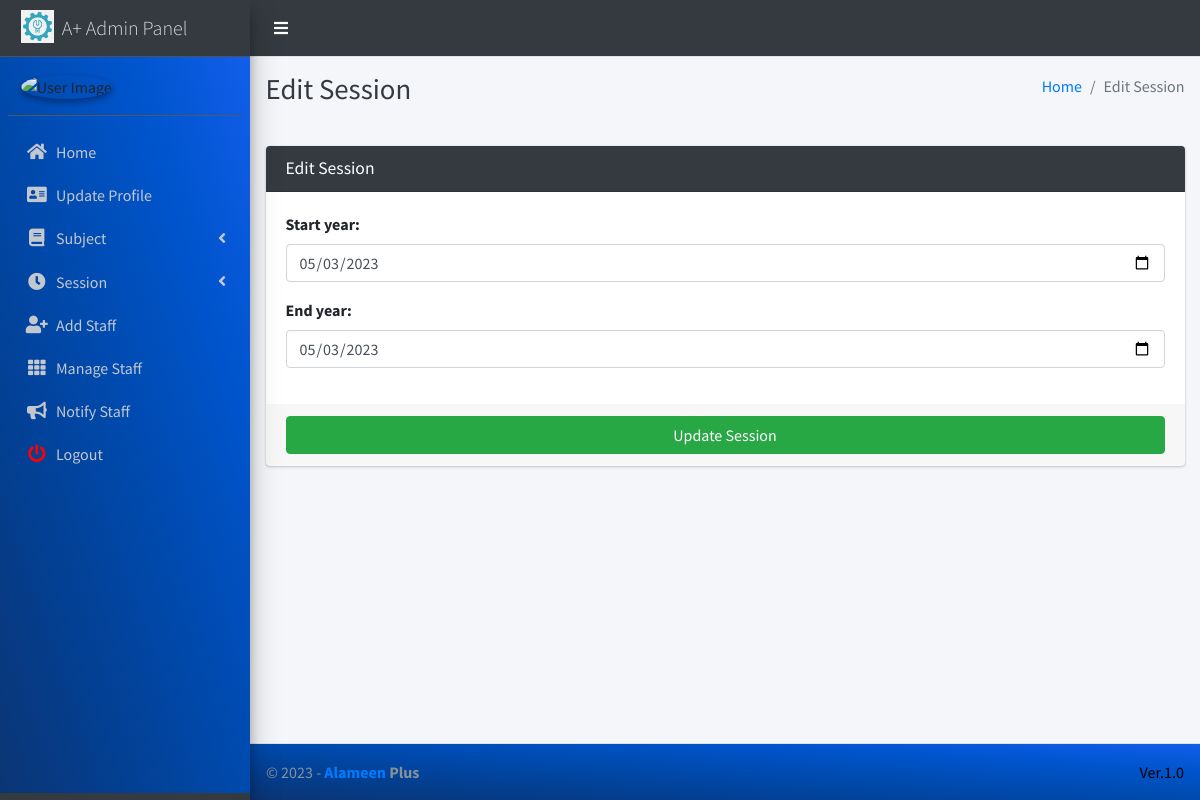
The page /session/edit/1 (signed in) on the database as committed earlier.
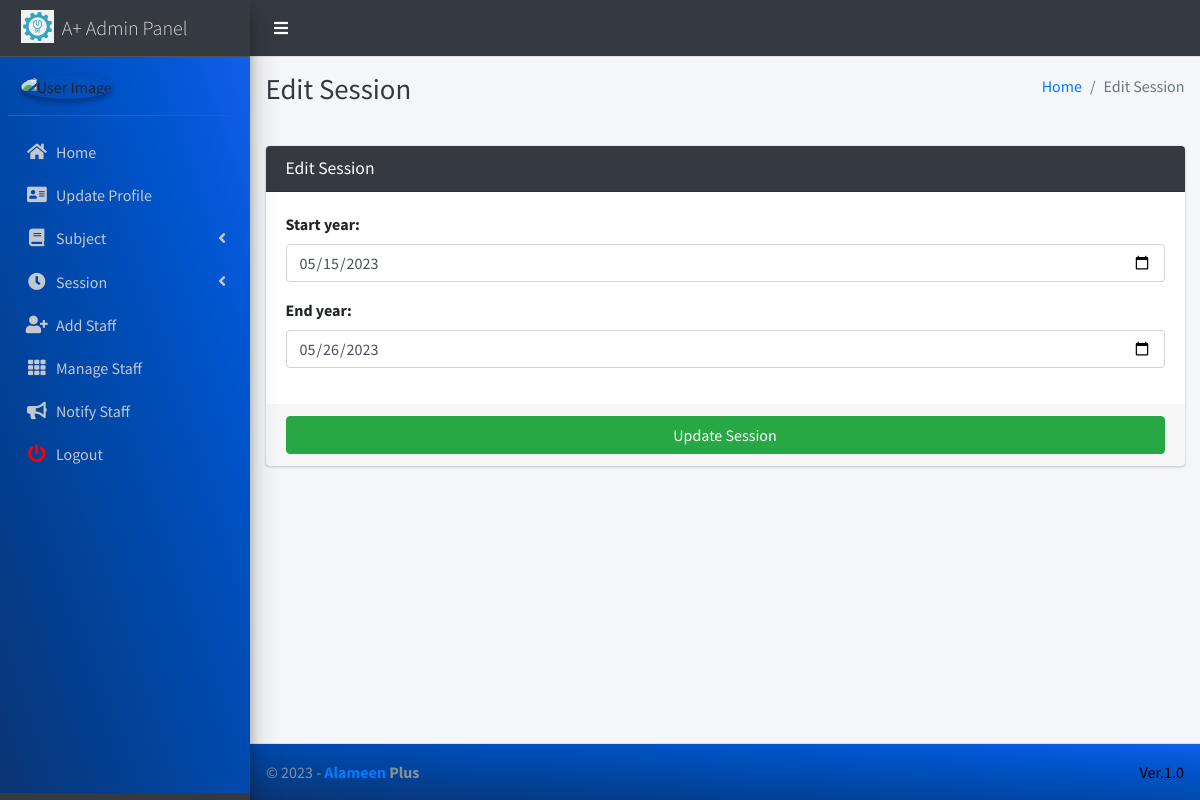
The same page on the database as committed later.
### main_app/models.py (models this page shows, shortened)
class Session(models.Model):
    start_year = models.DateField()
    end_year = models.DateField()

### main_app/hod_views.py (the view)
@login_required(redirect_field_name="user_login")
@login_required(redirect_field_name="user_login")
def edit_session(request, session_id):
    instance = get_object_or_404(Session, id=session_id)
    form = SessionForm(request.POST or None, instance=instance)
    context = {'form': form, 'session_id': session_id,
               'page_title': 'Edit Session'}
    if request.method == 'POST':
        if form.is_valid():
            try:
                form.save()
                sweetify.success(request, "Session Updated")
                return redirect(reverse('edit_session', args=[session_id]))
            except Exception as e:
                messages.error(
                    request, "Session Could Not Be Updated " + str(e))
                return render(request, "hod_template/edit_session_template.html", context)
        else:
            sweetify.error(request, "Invalid Form Submitted ")
            return render(request, "hod_template/edit_session_template.html", context)
    else:
        return render(request, "hod_template/edit_session_template.html", context)

### main_app/forms.py
class SessionForm(FormSettings):
    def __init__(self, *args, **kwargs):
        super(SessionForm, self).__init__(*args, **kwargs)
    class Meta:
        model = Session
        fields = '__all__'
        widgets = {
            'start_year': DateInput(attrs={'type': 'date'}),
            'end_year': DateInput(attrs={'type': 'date'}),
        }

### main_app/models.py (called while the page is built)
    def __str__(self):
        return  self.first_name + " " + self.last_name

### main_app/templates/hod_template/edit_session_template.html
{% extends 'main_app/base.html' %}
{% load static %}
{% block page_title %}{{page_title}}{% endblock page_title %}
{% block content %}
<section class="content">
    <div class="container-fluid">
        <div class="row">
            <div class="col-md-12">
                <div class="card card-dark">
                    <div class="card-header">
                        <h3 class="card-title">{{page_title}}</h3>
                    </div>
                    {% include "main_app/form_template.html" with messages=messages  form=form button_text="Update Session"%}
                </div>
            </div>
        </div>
    </div>
</section>
{% endblock content %}

### main_app/templates/main_app/form_template.html (shortened to what this page needs)
<form role="form" method="POST" enctype="multipart/form-data">
    <div class="card-body">
        {% for field in form  %}
        <div class="form-group">
            {{field.label_tag}}
            {{field}}
        </div>
        {% endfor %}
    </div>
    <div class="card-footer">
        <button type="submit" class="btn btn-success btn-block">
            {% if button_text %}
            {{button_text}}
            {% else %}
            Submit
            {% endif %}
        </button>
    </div>
</form>

Rows that differ between the two databases and show on the page:
changed Session: start_year "05/03/2023" → "05/15/2023"; end_year "05/03/2023" → "05/26/2023"
